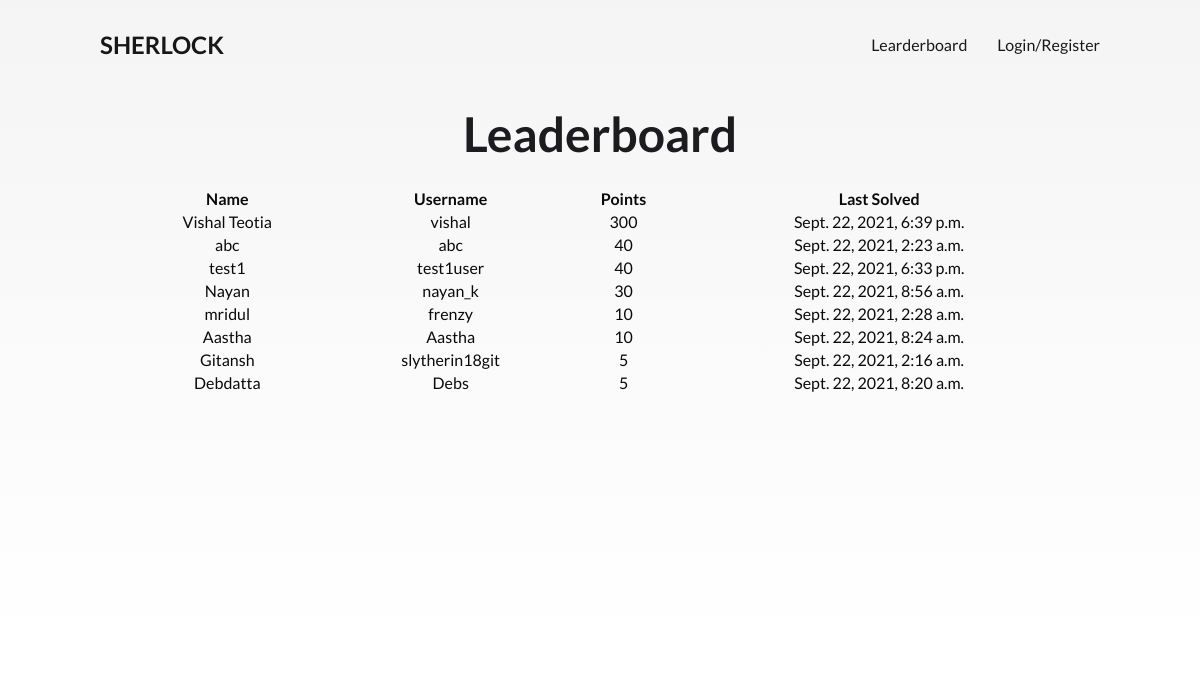
The app's page /leaderboard/, older data.
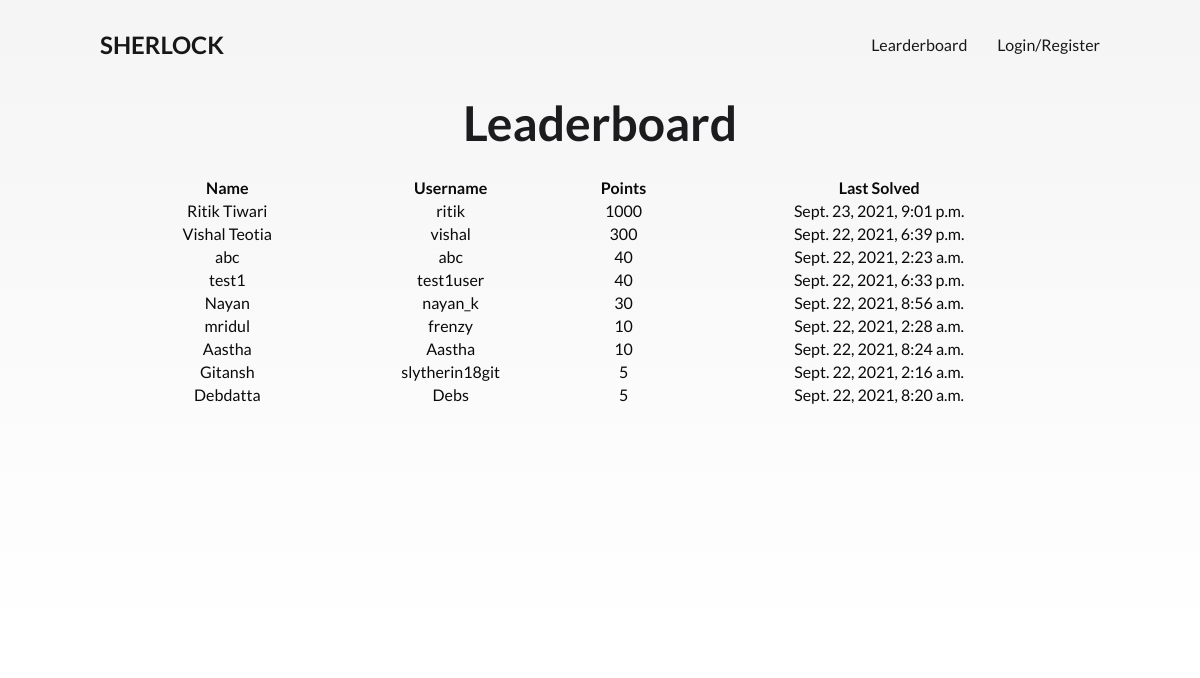
The same page, newer data.
### quiz/models.py (models this page shows, shortened)
class stud(models.Model):
	name = models.CharField(max_length=32)
	username = models.CharField(max_length=32)
	points = models.PositiveIntegerField(default=0)
	lql = models.PositiveIntegerField(default=1)
	time = models.DateTimeField(default=timezone.now)

### quiz/views.py (the view)
# urls.py: path('leaderboard/', quiz_view.leaderboard, name='leaderboard'),
def leaderboard(request):
	stud_list = stud.objects.all().order_by('-points')
	return render(request, 'quiz/leaderboard.html', {'list': stud_list})

### quiz/templates/quiz/leaderboard.html (shortened to what this page needs)
{% extends 'quest/base.html' %} {% load crispy_forms_tags %}  {% block content %}
<div class="cover1 centered">
  <h1>Leaderboard</h1>
  <table class="w3-table w3-striped w3-border w3-center-align" width="80%">
    <tr class="w3-center w3-blue">
      <th>Name</th>
      <th>Username</th>
      <th>Points</th>
      <th>Last Solved</th>
    </tr>
    {% for user in list%}
    <tr>
      <td>{{ user.name }}</td>
      <td>{{ user.username }}</td>
      <td>{{user.points}}</td>
      <td>{{user.time}}</td>
    </tr>
    {% endfor %}
  </table>
</div>
{% endblock %}

### quest/templates/quest/base.html (shortened to what this page needs)
{% load static %}
<!DOCTYPE html>
<html style="font-size: 16px">
  <head>
  </head>
  <body class="u-body">
    <div class="container">
      <header>
        <h2><a href="{% url 'home' %}"> SHERLOCK</a></h2>
        <nav>
          <ul>
            {% if user.is_authenticated %}
            <li>
              <a href="{% url 'map' %}" title="Play"> Play</a>
            </li>
            <li>
              <a href="{% url 'leaderboard' %}" title="Flights">Learderboard</a>
            </li>
            <li>
              <a href="{% url 'logout' %}" title="Tours">Logout</a>
            </li>
            {% else %}
            <li>
              <a href="{% url 'leaderboard' %}" title="Flights">Learderboard</a>
            </li>
            <li>
              <a href="{% url 'login' %}" title="Tours">Login/Register</a>
            </li>
            {% endif %}
          </ul>
        </nav>
      </header>
    </div>
    {% block content %} {% endblock %}
  </body>
</html>

### quest/templates/quest/base.html (style rules this page uses)
*, *:before, *:after { -webkit-box-sizing: inherit; -moz-box-sizing: inherit; box-sizing: inherit; }
html { -webkit-box-sizing: border-box; -moz-box-sizing: border-box; box-sizing: border-box; }
body { font-family: "Lato", sans-serif; margin: 0; -webkit-background-size: cover; -moz-background-size: cover; background-size: cover; color: #0a0a0b; }
ul, nav { list-style: none; padding: 0; }
a { color: rgb(0, 0, 0); text-decoration: none; cursor: pointer; opacity: 0.9; }
h1 { font-size: 3rem; font-weight: 700; color: rgb(28, 28, 31); margin: 0 0 1.5rem; }
header { position: absolute; top: 0; left: 0; z-index: 10; width: 100%; display: flex; justify-content: space-between; align-items: center; color: rgb(0, 0, 0); padding: 10px 100px 0; }
header nav ul { display: flex; }
header nav li { margin: 0 15px; }
header nav li:first-child { margin-left: 0; }
header nav li:last-child { margin-right: 0; }

### quiz/templates/quiz/leaderboard.html (style rules this page uses)
.centered { text-align: center; }
.cover1 { height: 100vh; width: 100%; background: -webkit-gradient( linear, left top, left bottom, from(rgba(0, 0, 0, 0.05)), to(rgba(0, 0, 0, 0)) ); background: -webkit-linear-gradient( top, rgba(0, 0, 0, 0.05) 0%, rgba(0, 0, 0, 0) 100% ); background: linear-gradient( to bottom, rgba(0, 0, 0, 0.05) 0%, rgba(0, 0, 0, 0) 100% ); margin-top: -150px; display: -webkit-box; display: flex; -webkit-box-orient: vertical; -webkit-box-direction: normal; flex-direction: column; -webkit-box-pack: center; justify-content: center; -webkit-box-align: center; align-items: center; }

Row changes from the older to the newer data that the page shows:
added stud: name "Ritik Tiwari", username "ritik", points "1000", time "Sept. 23, 2021, 9:01 p.m."
